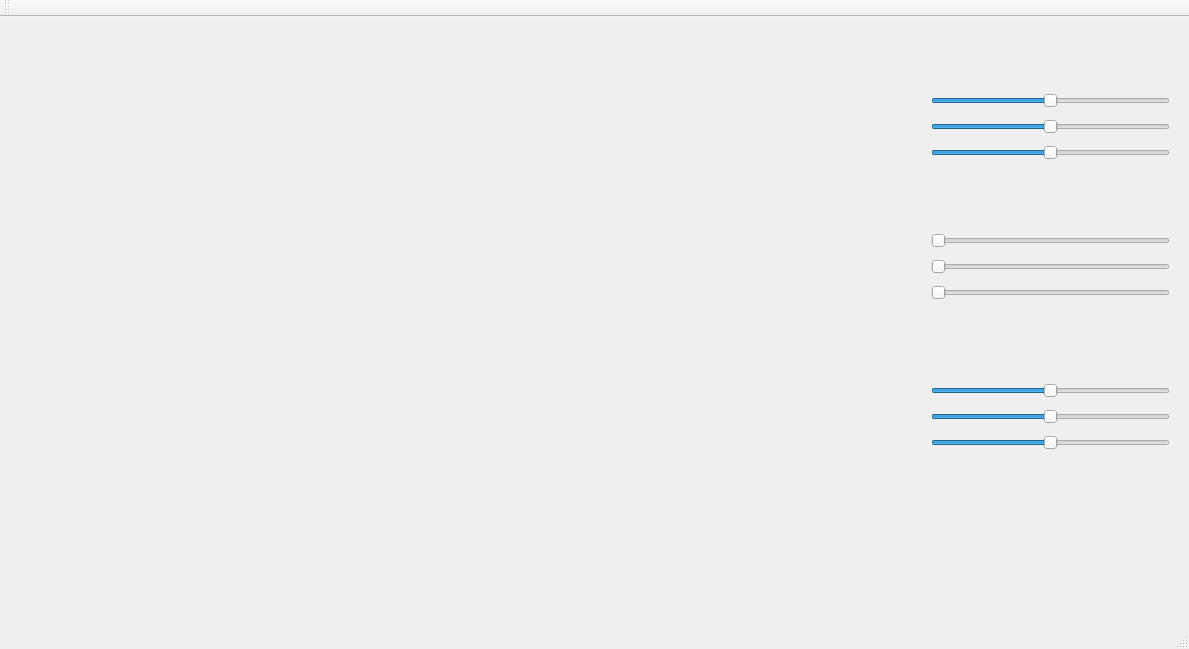
<?xml version="1.0" encoding="UTF-8"?>
<ui version="4.0">
 <class>MainWindow</class>
 <widget class="QMainWindow" name="MainWindow">
  <property name="geometry">
   <rect>
    <x>0</x>
    <y>0</y>
    <width>1189</width>
    <height>649</height>
   </rect>
  </property>
  <property name="windowTitle">
   <string>MainWindow</string>
  </property>
  <widget class="QWidget" name="centralWidget">
   <widget class="Okno" name="widget" native="true">
    <property name="geometry">
     <rect>
      <x>10</x>
      <y>10</y>
      <width>901</width>
      <height>571</height>
     </rect>
    </property>
   </widget>
   <widget class="QWidget" name="verticalLayoutWidget">
    <property name="geometry">
     <rect>
      <x>920</x>
      <y>60</y>
      <width>261</width>
      <height>101</height>
     </rect>
    </property>
    <layout class="QVBoxLayout" name="verticalLayout_2">
     <item>
      <widget class="QSlider" name="TX">
       <property name="minimum">
        <number>-200</number>
       </property>
       <property name="maximum">
        <number>200</number>
       </property>
       <property name="orientation">
        <enum>Qt::Horizontal</enum>
       </property>
      </widget>
     </item>
     <item>
      <widget class="QSlider" name="TY">
       <property name="minimum">
        <number>-200</number>
       </property>
       <property name="maximum">
        <number>200</number>
       </property>
       <property name="orientation">
        <enum>Qt::Horizontal</enum>
       </property>
      </widget>
     </item>
     <item>
      <widget class="QSlider" name="TZ">
       <property name="minimum">
        <number>-199</number>
       </property>
       <property name="maximum">
        <number>200</number>
       </property>
       <property name="orientation">
        <enum>Qt::Horizontal</enum>
       </property>
      </widget>
     </item>
    </layout>
   </widget>
   <widget class="QWidget" name="verticalLayoutWidget_2">
    <property name="geometry">
     <rect>
      <x>920</x>
      <y>200</y>
      <width>261</width>
      <height>101</height>
     </rect>
    </property>
    <layout class="QVBoxLayout" name="verticalLayout_3">
     <item>
      <widget class="QSlider" name="RX">
       <property name="maximum">
        <number>359</number>
       </property>
       <property name="orientation">
        <enum>Qt::Horizontal</enum>
       </property>
      </widget>
     </item>
     <item>
      <widget class="QSlider" name="RY">
       <property name="maximum">
        <number>359</number>
       </property>
       <property name="orientation">
        <enum>Qt::Horizontal</enum>
       </property>
      </widget>
     </item>
     <item>
      <widget class="QSlider" name="RZ">
       <property name="maximum">
        <number>359</number>
       </property>
       <property name="orientation">
        <enum>Qt::Horizontal</enum>
       </property>
      </widget>
     </item>
    </layout>
   </widget>
   <widget class="QWidget" name="verticalLayoutWidget_3">
    <property name="geometry">
     <rect>
      <x>920</x>
      <y>350</y>
      <width>261</width>
      <height>101</height>
     </rect>
    </property>
    <layout class="QVBoxLayout" name="verticalLayout_4">
     <item>
      <widget class="QSlider" name="SX">
       <property name="maximum">
        <number>200</number>
       </property>
       <property name="value">
        <number>100</number>
       </property>
       <property name="orientation">
        <enum>Qt::Horizontal</enum>
       </property>
      </widget>
     </item>
     <item>
      <widget class="QSlider" name="SY">
       <property name="maximum">
        <number>200</number>
       </property>
       <property name="value">
        <number>100</number>
       </property>
       <property name="orientation">
        <enum>Qt::Horizontal</enum>
       </property>
      </widget>
     </item>
     <item>
      <widget class="QSlider" name="SZ">
       <property name="maximum">
        <number>200</number>
       </property>
       <property name="value">
        <number>100</number>
       </property>
       <property name="orientation">
        <enum>Qt::Horizontal</enum>
       </property>
      </widget>
     </item>
    </layout>
   </widget>
  </widget>
  <widget class="QMenuBar" name="menuBar">
   <property name="geometry">
    <rect>
     <x>0</x>
     <y>0</y>
     <width>1189</width>
     <height>26</height>
    </rect>
   </property>
  </widget>
  <widget class="QToolBar" name="mainToolBar">
   <attribute name="toolBarArea">
    <enum>TopToolBarArea</enum>
   </attribute>
   <attribute name="toolBarBreak">
    <bool>false</bool>
   </attribute>
  </widget>
  <widget class="QStatusBar" name="statusBar"/>
 </widget>
 <layoutdefault spacing="6" margin="11"/>
 <customwidgets>
  <customwidget>
   <class>Okno</class>
   <extends>QWidget</extends>
   <header>okno.h</header>
   <container>1</container>
  </customwidget>
 </customwidgets>
 <resources/>
 <connections/>
</ui>
